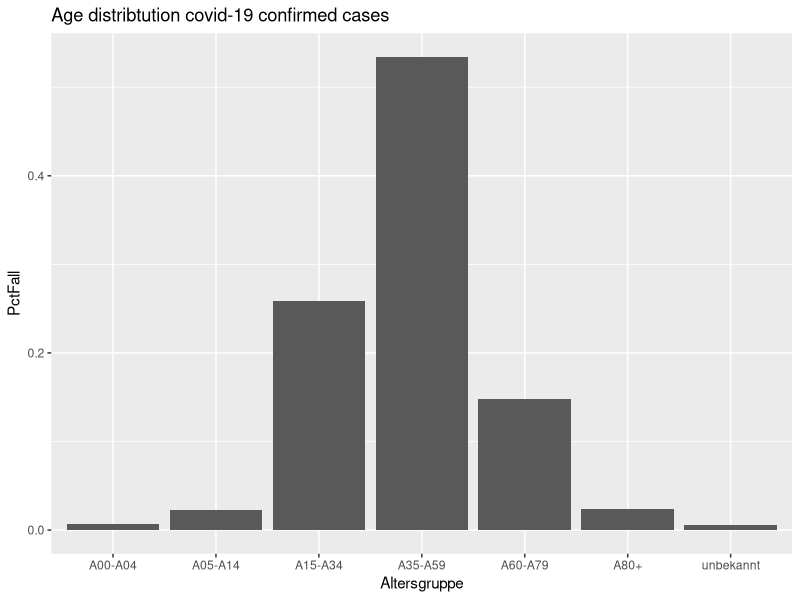
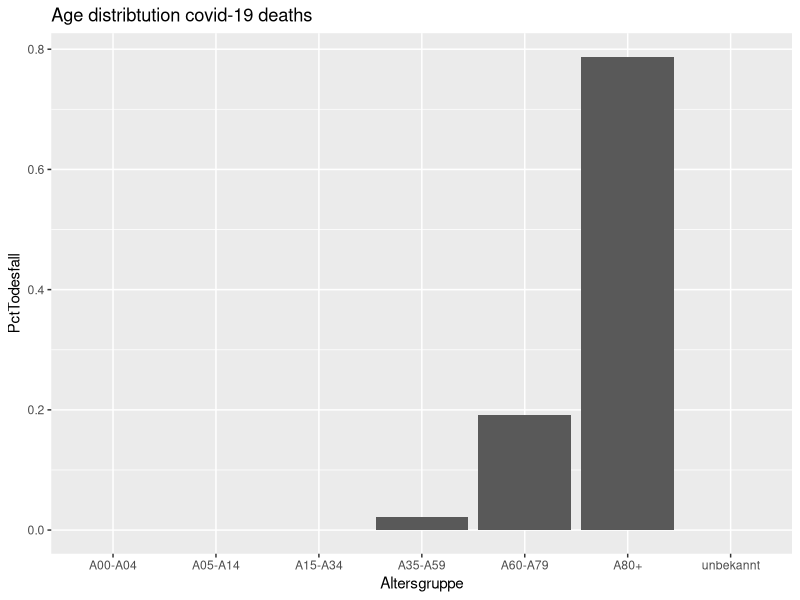

The R script that drew these images, in order:
## ---- chunk 1
knitr::opts_chunk$set(echo = F, message =F, warning=F)
## ---- chunk 2
library(tidyverse)
## ---- chunk 3
data <- read_csv("../data/CoV_data/RKI_COVID19.csv")
## ---- chunk 4
age.distribution <- data %>% 
  group_by(Altersgruppe) %>% 
  summarise(AnzahlFall=sum(AnzahlFall), AnzahlTodesfall=sum(AnzahlTodesfall)) %>% 
  mutate(TotalFall=sum(AnzahlFall), TotalTodesfall=sum(AnzahlTodesfall)) %>% 
  mutate(PctFall=AnzahlFall/TotalFall, PctTodesfall=AnzahlTodesfall/TotalTodesfall) %>% 
  ungroup()
## ---- chunk 5
age.distribution %>% 
  ggplot(aes(x=Altersgruppe, y=PctFall)) +
  geom_bar(stat = "identity") +
  labs(title = "Age distribtution covid-19 confirmed cases")
## ---- chunk 6
age.distribution %>% 
  ggplot(aes(x=Altersgruppe, y=PctTodesfall)) +
  geom_bar(stat = "identity") +
  labs(title = "Age distribtution covid-19 deaths")
